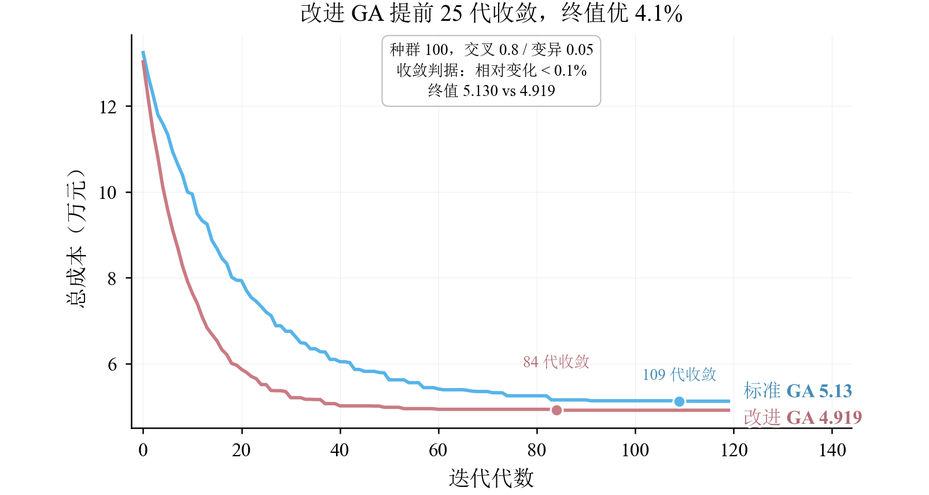
#> input picture gallery/algo_convergence.png, 929 x 495 px, shrunk from 1606 x 856 before the run; its folder holds 4 pictures in this run
$ python contact_sheet.py
#> lines starting #> are read from the running program, lines starting #| are printed output that depends on the picture
"""联络表：把一批 PNG 拼成带文件名的网格图，agent 一次 Read 批量目测。

72h 赛时用法::

    python tools/contact_sheet.py gallery            # 全部图
    python tools/contact_sheet.py out/chap3 --cols 3 # 指定目录

输出 <目录>/_contact_sheet_N.png；对可疑图再单独 Read 原图复检。
"""
from __future__ import annotations

import argparse
import sys
from pathlib import Path

import matplotlib
matplotlib.use("Agg")
import matplotlib.image as mpimg
import matplotlib.pyplot as plt

# 标签字体：等宽在前保持对齐感，后面挂 CJK 回退，中文文件名才不会豆腐块
_LABEL_FONTS = ["DejaVu Sans Mono", "Consolas", "SimSun", "Microsoft YaHei",
                "SimHei", "DejaVu Sans"]

PER_SHEET = 12


def build(folder: str, cols: int = 3, per_sheet: int = PER_SHEET) -> list[str]:
#> called with folder = 'gallery', cols = 3, per_sheet = 12
    d = Path(folder)
    pngs = sorted(p for p in d.glob("*.png")
                  if not p.name.startswith("_contact_sheet"))
    if not pngs:
        print(f"目录 {d} 下没有 PNG")
        return []
    out_files = []
    for s in range(0, len(pngs), per_sheet):
        batch = pngs[s:s + per_sheet]
        rows = (len(batch) + cols - 1) // cols
        fig, axes = plt.subplots(rows, cols, figsize=(cols * 4.6, rows * 3.6))
        axes = list(getattr(axes, "flat", [axes]))
        for ax in axes:
            ax.set_axis_off()
        for ax, p in zip(axes, batch):
            ax.imshow(mpimg.imread(p))
            # 不能写死 monospace：DejaVu Sans Mono 没有 CJK 字形，
            # 中文文件名会整排变豆腐块，联络表反而认不出是哪张图
            ax.set_title(p.name, fontsize=8, family=_LABEL_FONTS)
        fig.tight_layout()
        out = d / f"_contact_sheet_{s // per_sheet + 1}.png"
        fig.savefig(out, dpi=110)
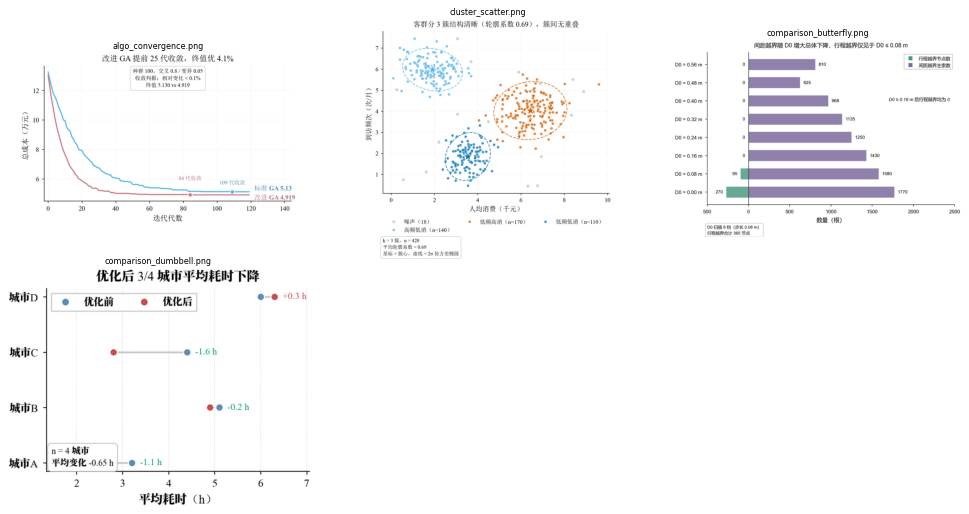
#> figure drawn by matplotlib, 4 panels
        plt.close(fig)
        out_files.append(str(out))
        print(f"[OK] {out}（{len(batch)} 张）")
    return out_files


if __name__ == "__main__":
    ap = argparse.ArgumentParser()
    ap.add_argument("folder", nargs="?", default="gallery")
    ap.add_argument("--cols", type=int, default=3)
    args = ap.parse_args()
    try:
        sys.stdout.reconfigure(encoding="utf-8")
    except Exception:
        pass
    build(args.folder, cols=args.cols)
